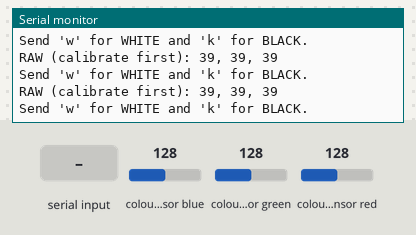
Bench run of a sketch on a simulated Arduino Uno, built with avr-gcc and run on an emulated ATmega328P. Shown: the last lines printed to the serial monitor. Wiring (inferred from the names in the program): TCS3200 colour sensor: output pin 8; S2 pin 6; S3 pin 7; S0 pin 4; S1 pin 5. Inputs (shaded band) come from the test bench; at power-on: colour sensor blue 128, colour sensor green 128, colour sensor red 128.

Above: at 1.2 s.
1.3 s: "w" received over Serial
At 1.86 s:
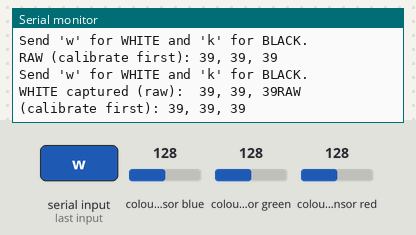
3.2 s: colour sensor blue set to 64
At 3.64 s:
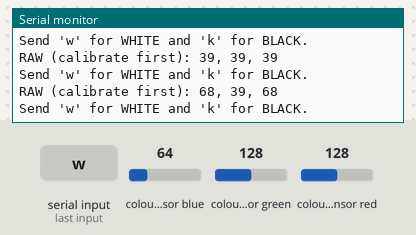
6.2 s: "k" received over Serial
At 6.66 s:
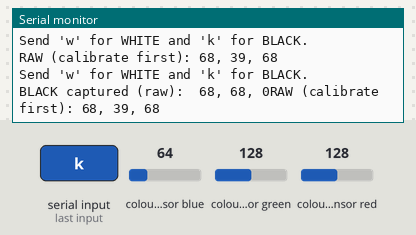
9.2 s: colour sensor green set to 5
At 9.68 s:
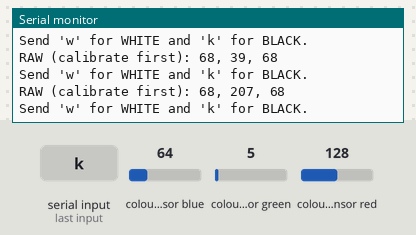
10.7 s: "w" received over Serial
At 11.15 s:
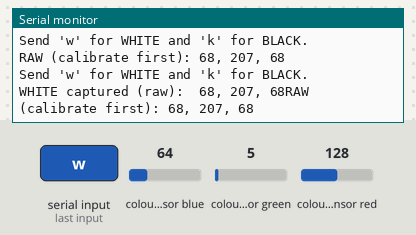
13.7 s: colour sensor blue set to 5
At 14.19 s:
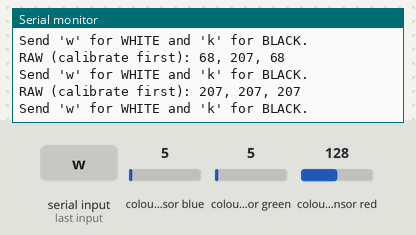
Timing chart, 0 to 16.2 s (numbered marks = the images above; inputs shaded):
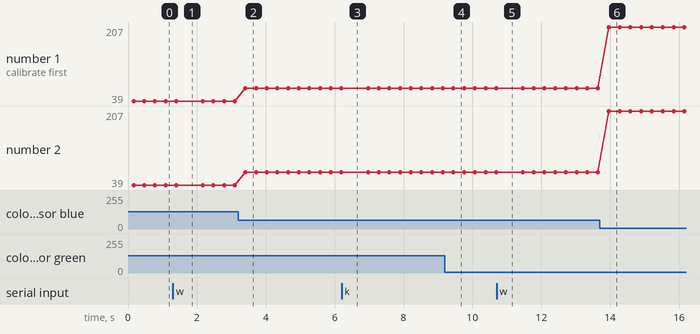

The sketch:

IEEE_2026_color_sensing.ino
```cpp
#include <Wire.h>
#include <U8g2lib.h>

// Note, need to drive with 5v

// LED SDA and SCL designators, crucial for screen to work
U8G2_SSD1306_128X64_NONAME_F_SW_I2C u8g2(U8G2_R0, /* clock=*/ SCL, /* data=*/ SDA, /* reset=*/ U8X8_PIN_NONE);   // All Boards without Reset of the Display

const int S0 = 4;
const int S1 = 5;
const int S2 = 6;
const int S3 = 7;
const int OUT_PIN = 8;

// for '-' pin module, common cathode is typical
const bool COMMON_ANODE = false;

// Calibration storage
unsigned long whiteR = 0, whiteG = 0, whiteB = 0;
unsigned long blackR = 0, blackG = 0, blackB = 0;
bool hasWhite = false, hasBlack = false;

// Helpers
int max3(int a, int b, int c) {return max(a, max(b,c)); }
int min3(int a, int b, int c) {return min(a, min(b,c)); }

void setRgbLed(int r, int g, int b) {
  r = constrain(r, 0, 255);
  g = constrain(r, 0, 255);
  b = constrain(r, 0, 255);

  // if(COMMON_ANODE) {
  //   analogWrite(LED_R, 255 - r);
  //   analogWrite(LED_G, 255 - g);
  //   analogWrite(LED_B, 255 - b);
  // } else {
  //   analogWrite(LED_R, r);
  //   analogWrite(LED_G, g);
  //   analogWrite(LED_B, b);
  // }
} // end setRgbLed


void showColorOnLed(const String &label) {
  if (label == "WHITE") setRgbLed(255,255,255);
  else if (label == "BLACK") setRgbLed(0,0,0);

  else if (label == "RED") setRgbLed(255,0,0);
  else if (label == "GREEN") setRgbLed(0,255,0);
  else if (label == "BLUE") setRgbLed(0,0,255);

  else if (label == "YELLOW") setRgbLed(255,180,0);
  else if (label == "ORANGE") setRgbLed(255,60,0);

  else if (label == "PURPLE") setRgbLed(180,0,255);

  else setRgbLed(0,0,0); // UNKOWN => off

} // end showColorOnLed

//========================================
// Sensor Reading

unsigned long readDuration(bool s2, bool s3) {
  digitalWrite(S2, s2);
  digitalWrite(S3, s3);
  delay(50);

  unsigned long d = pulseIn(OUT_PIN, LOW, 100000);
  if (d == 0) d = 100000;
  return d;

} // end read duration

void readRaw(unsigned long &r, unsigned long &g, unsigned long &b) {
  r = readDuration(LOW, HIGH);  // READ
  g = readDuration(HIGH, HIGH); // GREEN
  b = readDuration(LOW, HIGH);  // BLUE
} // end readRaw RGB values

int normalize(unsigned long val, unsigned long blackVal, unsigned long whiteVal) {
  if (whiteVal == blackVal) return 0;

  long x = (long)val;
  long b = (long)blackVal;
  long w = (long)whiteVal;

  if(x < w) x = w;
  if(x > b) x = b;

  long out = (b - x) * 255L / (b - w);
  if (out < 0) out = 0;
  if (out > 255) out = 255;
  return (int)out;
}  // end normalize values

//=======================================
// Color Classification

String detectColor(int R, int G, int B) {
  int mx = max3(R, G, B);
  int mn = min3(R, G, B);
  int spread = mx - mn;
  int sum = R + G + B;

  if(sum < 140) return "BLACK/DARK";
  if(sum > 620 && spread < 35) return "WHITE";
  if(spread < 25) return "GRAY";

  const int dom = 30;
  const int rgClose = 35;

  //Yellow/Orange First
  if (B + 35 < min(R, G)) {
    if (abs(R - G) <= rgClose) return "YELLOW";
    if (R > G + 20) return "ORANGE";
    return "YELLOW";
  } // end if yellow/orange

  if(R > G + 35 && B > G + 35) return "PURPLE";
  if(R > G + dom && R > B + dom) return "RED";
  if(G > R + dom && G > B + dom) return "GREEN";
  if(B > R + dom && B > G + dom) return "BLUE";

  return "UNKNOWN";
} // end String detectColor


void setup() {
  Serial.begin(9600);
  // u8g2.begin();

  pinMode(S0, OUTPUT);
  pinMode(S1, OUTPUT);
  pinMode(S2, OUTPUT);
  pinMode(S3, OUTPUT);
  pinMode(OUT_PIN, OUTPUT);
  // 20% Scaling
  digitalWrite(S0, HIGH);
  digitalWrite(S1, LOW);

  Serial.println("TSC3200 Hard Coded Colors");
  Serial.println("Send 'w' for WHITE, 'k' for BLACK calibration");

} // end setup

void loop() {

  //Calibration Keys
  if(Serial.available()) {
    char c = Serial.read();

    if(c == 'w') {
      readRaw(whiteR, whiteG, whiteB);
      hasWhite = true;
      Serial.print("WHITE captured (raw):  ");
      Serial.print(whiteR);
      Serial.print(", ");
      Serial.print(whiteG);
      Serial.print(", ");
      Serial.print(whiteB);
    }// end w check

    if(c == 'k') {
    readRaw(blackR, blackG, blackG);
    hasWhite = true;
    Serial.print("BLACK captured (raw):  ");
    Serial.print(blackR);
    Serial.print(", ");
    Serial.print(blackG);
    Serial.print(", ");
    Serial.print(blackB);
    }// end w check
  }// end black or white check

  //Read Sensor
  unsigned long rawR, rawG, rawB;
  readRaw(rawR, rawG, rawB);

  if(hasWhite && hasBlack) {
    int R = normalize(rawR, blackR, whiteR);
    int G = normalize(rawG, blackG, whiteG);
    int B = normalize(rawB, blackB, whiteB);

    String label = detectColor(R, G, B);

    showColorOnLed(label);

    Serial.print("RGB: ");
    Serial.print(R);
    Serial.print(", ");
    Serial.print(G);
    Serial.print(", ");
    Serial.print(B);
    Serial.print("  ->");
    Serial.println(label);
  } else {

    setRgbLed(0, 0, 0);
    Serial.print("RAW (calibrate first): ");
    Serial.print(rawR);
    Serial.print(", ");
    Serial.print(rawG);
    Serial.print(", ");
    Serial.println(rawB);
    Serial.println("Send 'w' for WHITE and 'k' for BLACK.");

  } // end else

  delay(150);


  // u8g2.setFontMode(1);
  // u8g2.setBitmapMode(1);
  // u8g2.drawFrame(1, 0, 126, 62);

  // u8g2.setFont(u8g2_font_timR18_tr);
  // u8g2.drawStr(3, 45, "LED 1: ");

  // u8g2.setFont(u8g2_font_t0_17b_tr);
  // u8g2.drawStr(6, 14, "GO CATAMOUNTS");

  // u8g2.drawXBM(3, 45, 116, 5, image_Layer_4_bits);

  // u8g2.sendBuffer();


}
```

Measured:
- after the input at 1.3 s, the serial monitor: prints a new line after 0.41 s (image 1)
- after the input at 3.2 s, the serial monitor: prints a new line after 0.21 s (image 2)
- after the input at 6.2 s, the serial monitor: prints a new line after 0.31 s (image 3)
- after the input at 9.2 s, the serial monitor: prints a new line after 0.25 s (image 4)
- after the input at 10.7 s, the serial monitor: prints a new line after 0.30 s (image 5)
- after the input at 13.7 s, the serial monitor: prints a new line after 0.26 s (image 6)
- plotted number 1: 39 → 68 after the input at 3.2 s
- plotted number 2: 39 → 68 after the input at 3.2 s
